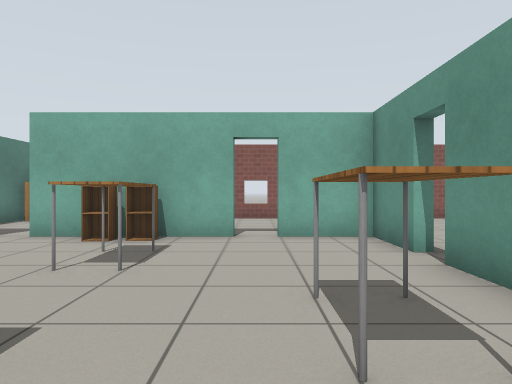
[1] (above)

23 first-person views from a walk through a Gazebo world. The camera is 0.9 m above the floor, looks level and sees 70° across. The lines on the ground mark 1 m squares. The floor is counted in squares, 1 m on a side. Each view is taken from the middle of a square. On the plan, view 1 faces up. The plan holds only what a view shows up to about 12 squares ahead; the rest is blank. The robots in the file are not drawn. Gazebo's built-in surfaces are drawn with simple patterns.

[2]
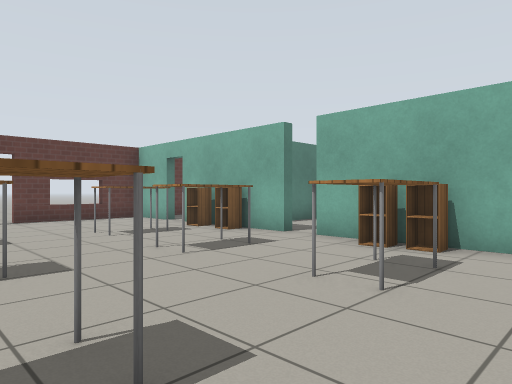

[3]
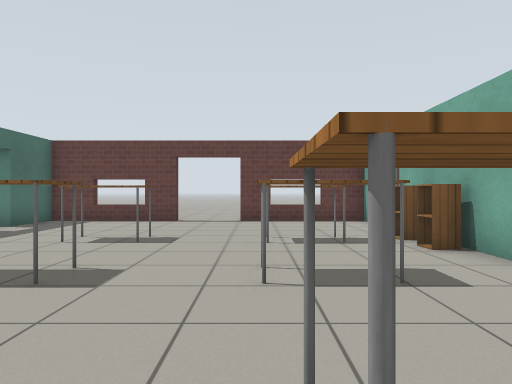

[4]
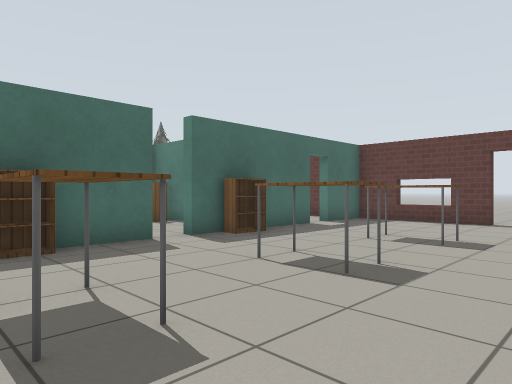

[5]
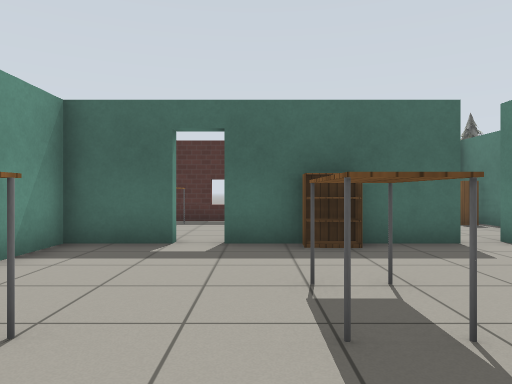

[6]
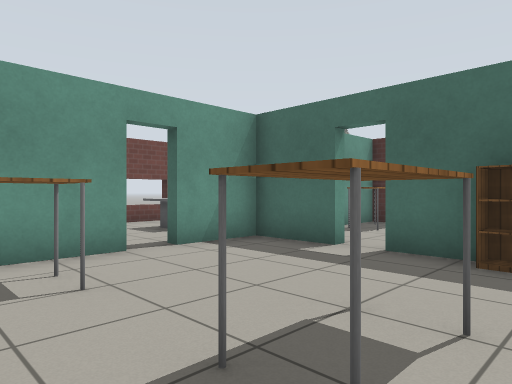

[7]
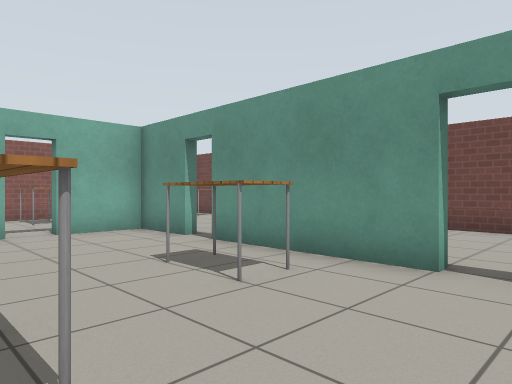

[8]
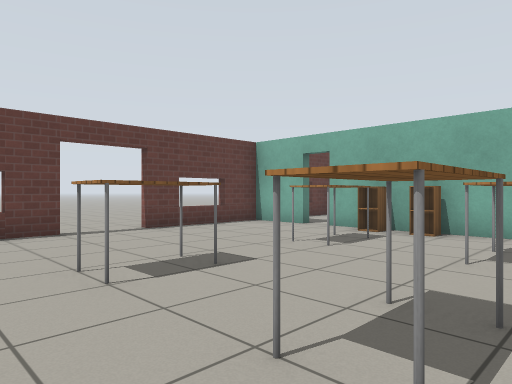

[9]
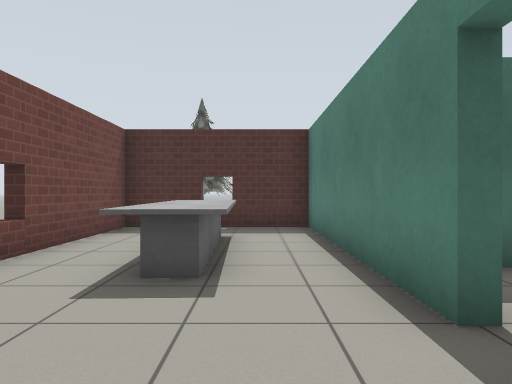

[10]
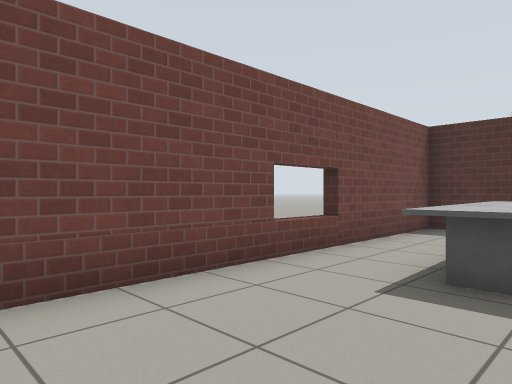

[11]
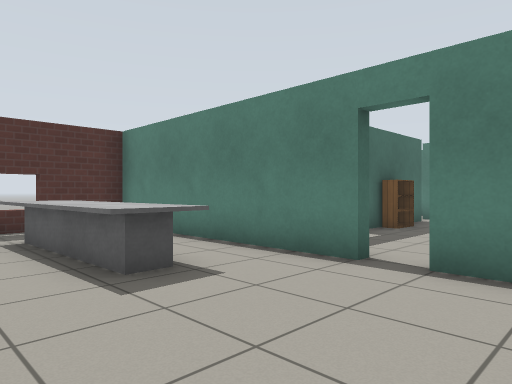

[12]
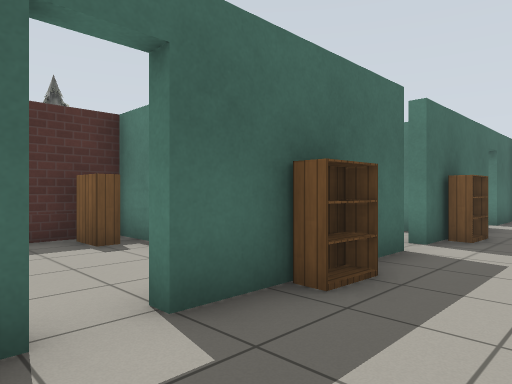

[13]
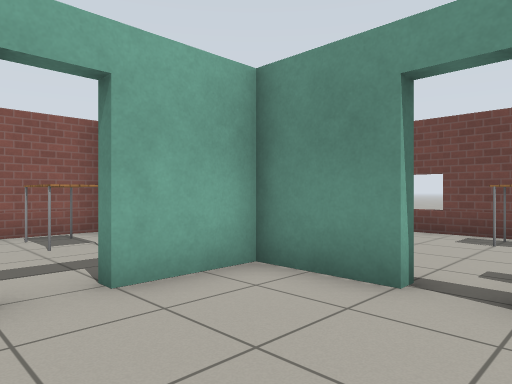

[14]
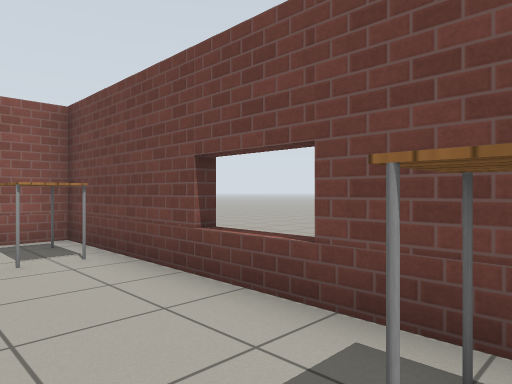

[15]
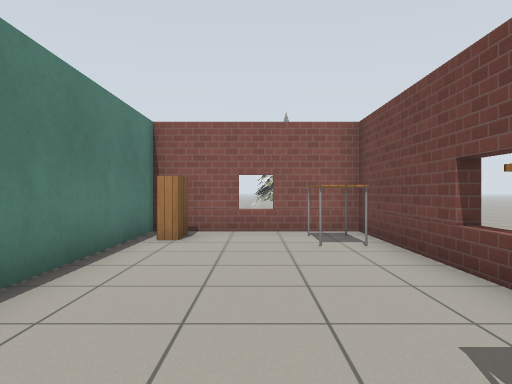

[16]
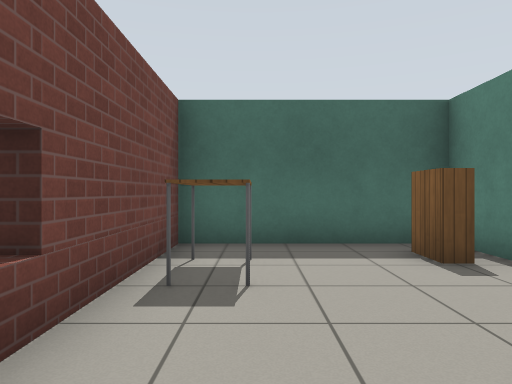

[17]
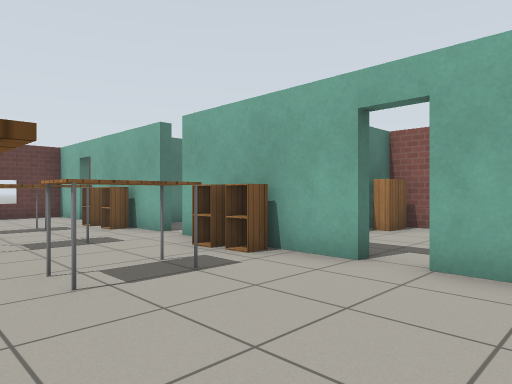

[18]
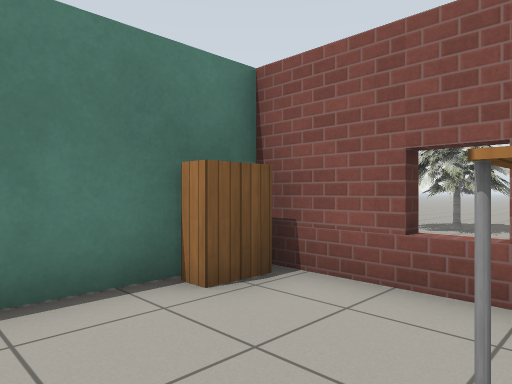

[19]
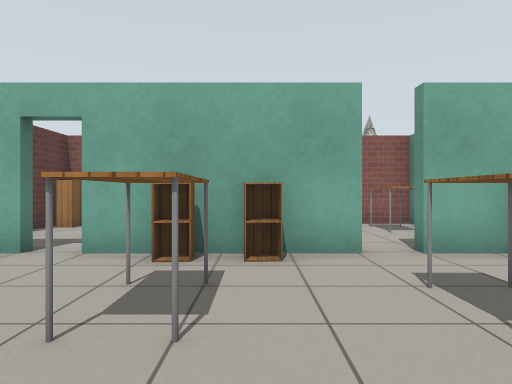

[20]
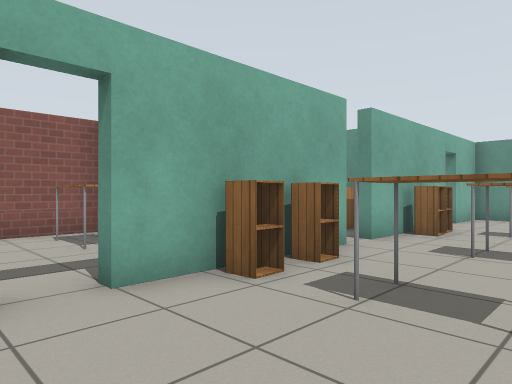

[21]
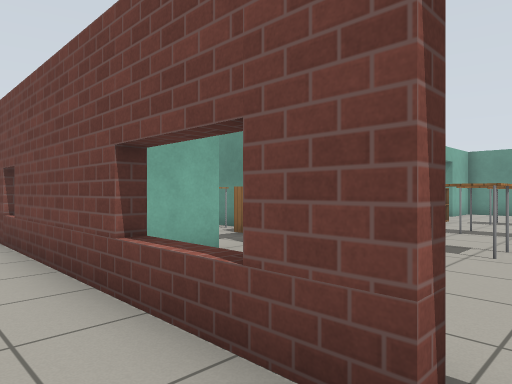

[22]
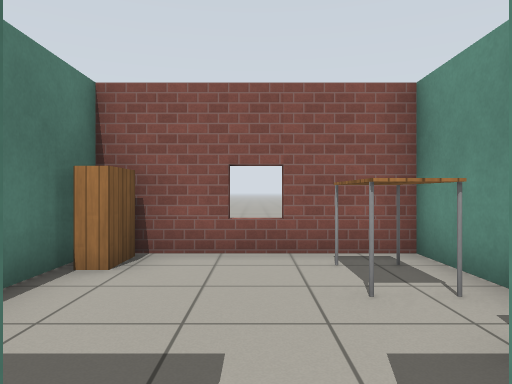

[23]
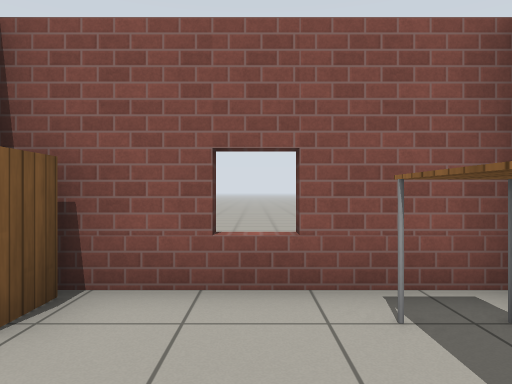

### Floor plan
Points are (right, up) in squares from view 1. A wall is a line through its corners. A room is listed if a view was taken in it or the views show most of it. See-through windows are left out.
Room 1 (views 1, 2, 3, 4, 5, 6, 7, 8, 12, 13, 17, 19, 20, 22)
walls: (-3.4, 7.4) (-4.6, 7.4) (-4.6, 7.7); (-5.5, 7.8) (-5.5, 7.4) (-6.6, 7.4); (-4.6, -2.3) (-0.4, -2.3); (-8.4, 7.4) (-9.5, 7.4) (-9.5, 7.7); (-0.4, 7.4) (-1.6, 7.4); (-9.6, -2.3) (-5.5, -2.3); (-10.4, 7.7) (-10.4, 7.3) (-12.3, 7.3) (-12.3, 3.5); (-12.3, 1.6) (-12.3, -2.3) (-10.4, -2.3); (0.5, -2.3) (2.4, -2.3) (2.4, -0.4) (2.6, -0.4); (2.6, 0.4) (2.4, 0.4) (2.4, 4.6); (2.8, 5.4) (2.4, 5.4) (2.4, 7.4) (0.5, 7.4) (0.5, 7.7)
ways out: open door at (2.5, 0) to room 2; open door at (2.5, 5) to room 3; open door at (0, 7.5) to room 4; open door at (-12.5, 2.5) to room 5; opening at (-5, 8) to room 6; open door at (-10, 7.5) to room 6; open door at (0, -2.5) to room 7; opening at (-5, -2); open door at (-10, -2.5)
objects: table (-8, 1) to (-8, 2); table (-8, 4) to (-8, 5); cabinet (-8, 7); bookshelf (-7, -2); cabinet (-7, 7); table (-5, 1) to (-5, 2); table (-5, 4) to (-5, 5); cabinet (-3, 7); bookshelf (-2, -2); table (-2, 1) to (-2, 2); table (-2, 4) to (-2, 5); cabinet (-2, 7); table (1, 2) to (1, 3)
Room 2 (views 9, 10, 11)
walls: (7.2, -3.3) (7.7, -3.3); (2.6, -0.4) (2.6, -7.3) (7.3, -7.3) (7.3, 2); (2.6, 1.2) (2.6, 0.4)
ways out: open door at (2.5, 0) to room 1; opening at (3, -6) to room 7
objects: table (5, -6) to (5, -2)
Room 3 (views 14, 15, 16)
walls: (7.7, 8.3) (7.2, 8.3); (7.3, 5.6) (7.3, 9.3); (7.3, 11.6) (7.3, 12.3) (2.6, 12.3) (2.6, 7.2); (2.6, 2.6) (7.3, 2.7)
ways out: open door at (2.5, 5) to room 1
objects: bookshelf (3, 4) to (4, 4); bookshelf (3, 11); table (6, 4) to (7, 5); table (6, 10) to (7, 11)
Room 4 (view 18)
walls: (-0.4, 12.8) (-0.4, 12.3); (-2.3, 10.2) (-2.3, 9.5); (2.4, 12.3) (-1.5, 12.3); (-2.6, 12.3) (-4.5, 12.3)
ways out: open door at (0, 7.5) to room 1; opening at (-3.5, 11.5) to room 6
objects: bookshelf (-2, 11) to (-2, 12); table (1, 10) to (1, 11)
Room 5 (view 21)
walls: (-12.2, 6) (-12.8, 6); (-12.6, 3.5) (-12.6, 10.8)
ways out: open door at (-12.5, 2.5) to room 1
objects: bookshelf (-12, 12); pine tree (-3, 17) to (-1, 20)
Room 6 (view 23)
walls: (-7.3, 11.5) (-7.3, 8.8); (-7.6, 12.3) (-9.6, 12.3); (-4.5, 12.3) (-6.5, 12.3); (-12.3, 11.4) (-12.3, 10.8)
ways out: opening at (-5, 8) to room 1; open door at (-10, 7.5) to room 1; opening at (-3.5, 11.5) to room 4
objects: table (-9, 10) to (-8, 11); cabinet (-8, 9); bookshelf (-7, 12); table (-4, 10) to (-3, 11); cabinet (-3, 9)
Room 7 (no view inside)
walls: (0.5, -2.8) (0.5, -2.3); (-0.4, -2.3) (-0.4, -2.7); (-1.5, -7.3) (2.4, -7.3)
ways out: open door at (0, -2.5) to room 1; opening at (3, -6) to room 2
objects: table (1, -6) to (2, -5)

Positions as (right, up) in squares from view 1, and headings:
1: (0, 0), facing up
2: (0, 1), facing up-left
3: (-1, 4), facing left
4: (-1, 4), facing down-left
5: (-1, 4), facing down
6: (-3, 3), facing down-right
7: (-2, -1), facing up-right
8: (-4, -1), facing up-left
9: (4, 2), facing down
10: (4, 2), facing down-right
11: (7, 2), facing down-left
12: (1, 0), facing down-left
13: (-1, 4), facing up-right
14: (5, 5), facing up-right
15: (5, 4), facing up
16: (6, 9), facing down
17: (2, 3), facing up-left
18: (1, 9), facing up-left
19: (-7, 2), facing up
20: (-11, 4), facing up-right
21: (-14, 3), facing up-right
22: (-5, 7), facing up
23: (-5, 9), facing up
